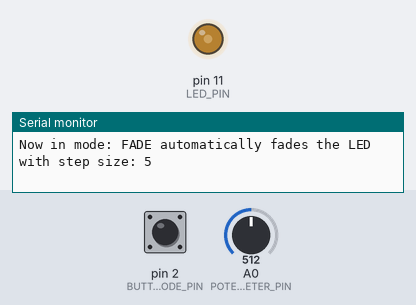
The sketch below on a simulated Arduino Uno, built with avr-gcc and run on an emulated ATmega328P. On the bench: output pins drawn as LEDs (lit = HIGH), the last lines printed to the serial monitor. The test bench sets the inputs (shaded band); at power-on: pin 2 (BUTTON_SELECT_MODE_PIN) HIGH, A0 (POTENTIOMETER_PIN) = 512.

Above: at 1.24 s.
1.3 s: pin 2 (BUTTON_SELECT_MODE_PIN) pulled LOW for 0.15 s
2.9 s: A0 (POTENTIOMETER_PIN) set to 900
At 4.1 s:
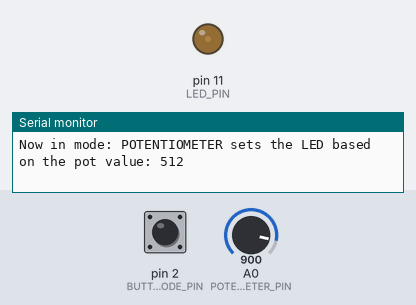
4.4 s: A0 (POTENTIOMETER_PIN) set to 511
At 5.2 s:
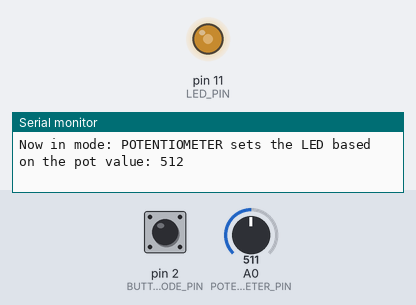
5.9 s: pin 2 (BUTTON_SELECT_MODE_PIN) pulled LOW for 1 s
At 6.1 s:
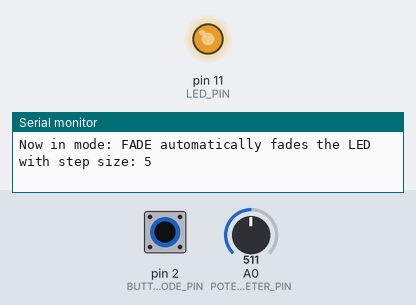
Timing chart, 0 to 9.9 s (numbered marks = the images above; inputs shaded):
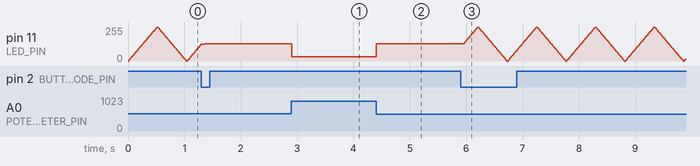

The sketch:

BasicModeSelectNightlight.ino
```cpp
/*
 * A simple example to demonstrate using buttons to support
 * different interactive modes.
 *
 * Mode 0: Fades the red LED automatically. The speed is set by
 *         the _fadeStep variable (larger is faster)
 * Mode 1: Sets the red LED brightness based on the
 *         potentiometer position
 *
 * To give feedback to the user when they press the mode select
 * button, we also turn on/off the LED_BUILTIN accordingly
 *
 * Tinkercad version: https://www.tinkercad.com/things/0zPPP84smHP-basic-mode-select-nightlight
 *
 * By Jon Froehlich
 * @jonfroehlich
 * http://makeabilitylab.io
 *
 */

enum MODE{
  FADE,
  POTENTIOMETER,
  NUM_MODES
};

const int BUTTON_SELECT_MODE_PIN = 2;
const int LED_PIN = 11;
const int POTENTIOMETER_PIN = A0;
const int MIN_ANALOG_INPUT = 0;
const int MAX_ANALOG_INPUT = 1023;
enum MODE _mode = FADE;

const int MAX_LED_VAL = 255;
const int MIN_LED_VAL = 0;
int _fadeVal = 0;
int _fadeStep = 5;
int _prevButtonVal = HIGH; // pull-up resistor config

void setup()
{
  // Turn on serial for debugging
  Serial.begin(9600);

  // Setup pin modes
  pinMode(BUTTON_SELECT_MODE_PIN, INPUT_PULLUP);
  pinMode(POTENTIOMETER_PIN, INPUT);
  pinMode(LED_PIN, OUTPUT);
  printMode();
}

void loop()
{
  // Check mode select button state and increment
  // mode accordingly
  int buttonVal = digitalRead(BUTTON_SELECT_MODE_PIN);

  // Turn on built-in LED when button pressed
  // to give feedback to user
  digitalWrite(LED_BUILTIN, !buttonVal);

  // Button is LOW when pressed
  if(buttonVal == LOW && buttonVal != _prevButtonVal){

    // Increment the modes
  	_mode = (MODE)(_mode + 1);
    if(_mode >= NUM_MODES){
      _mode = FADE;
    }
    printMode();

    delay(50); // simple debounce
  }

  // Now set the LED according to the mode
  if(_mode == FADE){ // Fade mode
  	analogWrite(LED_PIN, _fadeVal);
    _fadeVal += _fadeStep;
    if(_fadeVal > MAX_LED_VAL){
      _fadeVal = MAX_LED_VAL;
      _fadeStep *= -1; // reverse fade
    }else if(_fadeVal < MIN_LED_VAL){
      _fadeVal = 0;
      _fadeStep *= -1; // reverse fade
    }
  }else if(_mode == POTENTIOMETER){ // Potentiometer mode
    int potVal = analogRead(POTENTIOMETER_PIN);
    int ledVal = map(potVal, MIN_ANALOG_INPUT, MAX_ANALOG_INPUT, MAX_LED_VAL, MIN_LED_VAL);
    analogWrite(LED_PIN, ledVal);
  }

  _prevButtonVal = buttonVal;
  delay(10);
}

void printMode(){
  Serial.print("Now in mode: ");
  //Serial.print(_mode);
  switch(_mode){
  	case FADE:
      Serial.print("FADE automatically fades the LED with step size: ");
      Serial.println(_fadeStep);
      break;
    case POTENTIOMETER:
      Serial.print("POTENTIOMETER sets the LED based on the pot value: ");
      Serial.println(analogRead(POTENTIOMETER_PIN));
      break;
    default:
      Serial.println("In an unknown mode, we should not be here! :)");
      break;
  }
}
```

Measured:
- after the input at 2.9 s, pin 11 (LED_PIN): 128/255 → 31/255 at once
- after the input at 4.4 s, pin 11 (LED_PIN): 31/255 → 128/255 at once
